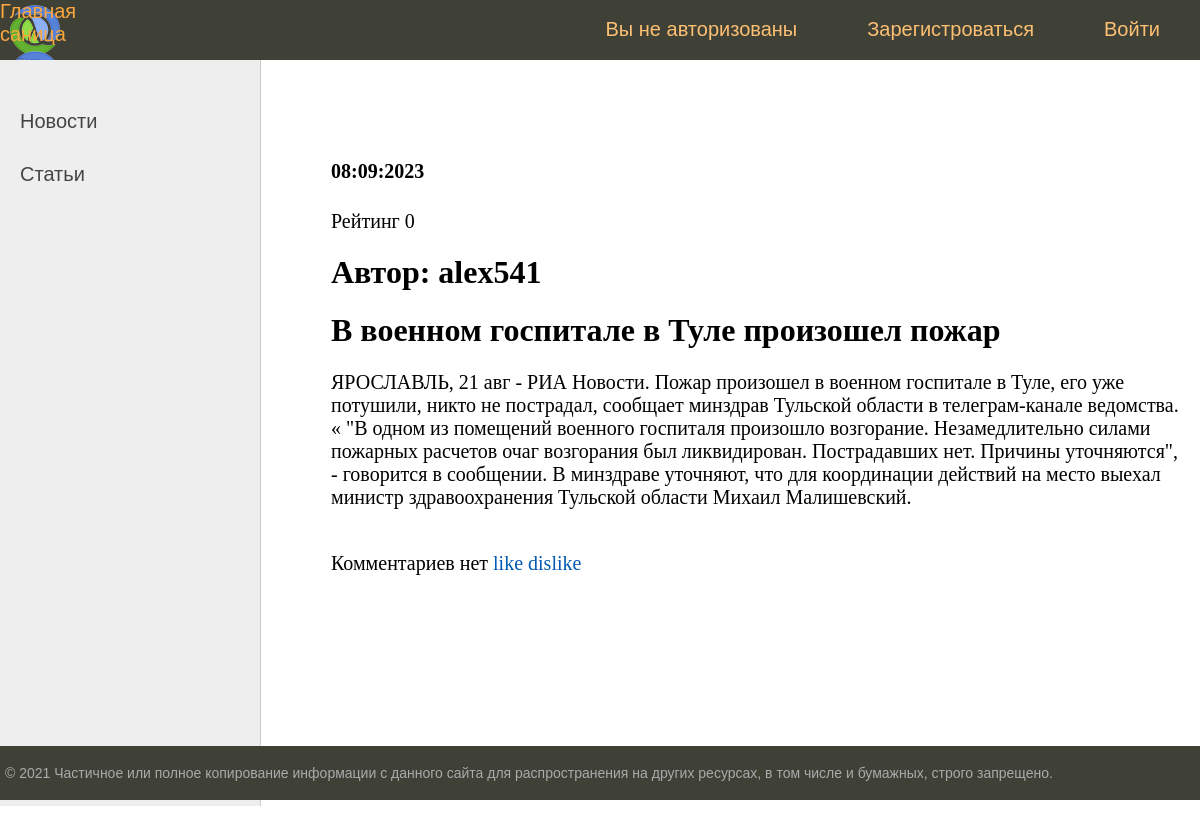
/article/10/, run on an earlier commit of the app's database.
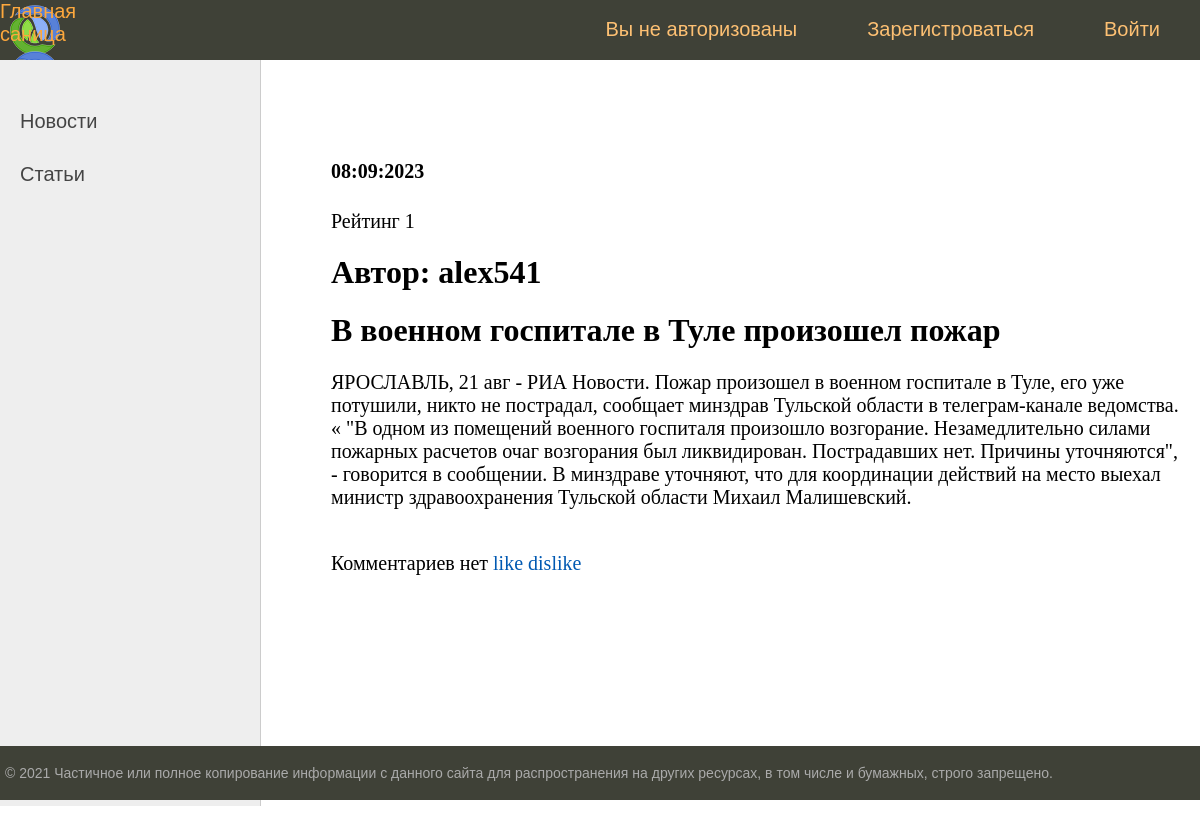
And on a later commit of the database.
### newsportal/models.py (models this page shows, shortened)
class Post(models.Model):
    author = models.ForeignKey(Author, on_delete=models.CASCADE, verbose_name='Автор')
    type_post = models.CharField(max_length=1, choices=POSTS, verbose_name='Тип поста')
    time_created = models.DateTimeField(auto_now_add=True, verbose_name='Дата создания')
    category = models.ManyToManyField(Category, through="PostCategory", verbose_name='Категория')
    title =  models.CharField(max_length=255, verbose_name='Оглавление')
    content = models.TextField( verbose_name='Содержание')
    rating = models.SmallIntegerField(default=0, verbose_name='Рейтинг')

class Author(models.Model):
    author = models.OneToOneField(User, on_delete=models.CASCADE)
    rating = models.SmallIntegerField(default=0)
    def __str__(self):
        return self.author.username

### newsportal/views.py (the view)
# urls.py: path('article/<int:pk>/', DetailArticle.as_view(), name='one_article'),
class DetailArticle(DetailView):
    model = Post
    template_name = 'one_article.html'
    context_object_name = 'article'
    def get_context_data(self, **kwargs):
        post = get_object_or_404(Post, id=self.kwargs['pk'])
        context = super().get_context_data(**kwargs)
        context['author1'] = str(post.author)
        context['admin'] = 'admin'
        context['title'] = 'Статья'
        return context

### newsportal/templatetags/custom_filters.py (called while the page is built)
@register.filter()
def censor(value:str):
   swear_words = ('банан', 'морков', 'карто', 'броккол', 'ананас',
                  'Банан', 'Морков', 'Карто', 'Броккол', 'Ананас',)
   for word in swear_words:
      if word in value:
          value = value.replace(word, '****')
   return value

### templates/one_article.html (shortened to what this page needs)
{% extends 'default.html' %}
{% load custom_filters %}
{% block content %}
<h4>{{ article.time_created|date:'d:m:Y' }}</h4>
<p>Рейтинг {{ article.rating }}</p>
<h1>Автор: {{ article.author }}</h1>
<h1>{{ article.title }}</h1>
<p>{{ article.content|censor }}</p>
{% if  article.comment_set.all %}
<br>
Комментарии: {% for comment in article.comment_set.all %}
{{ comment.user }} <br> <a href="{% url 'showcomment' comment.pk %}">{{ comment.content|censor }}</a>
<br> рейтинг  {{ comment.rating }}<hr>
{% endfor %}
{% else %}<br> Комментариев нет
{% endif %}
<a href="{% url 'like-news' article.pk %}">like</a>
<a href="{% url 'dislike-news' article.pk %}">dislike</a>
{% endblock content %}

What changed in the data, as far as the page shows it:
changed Post "В военном госпитале в Туле произошел пожар": rating "0" → "1"
